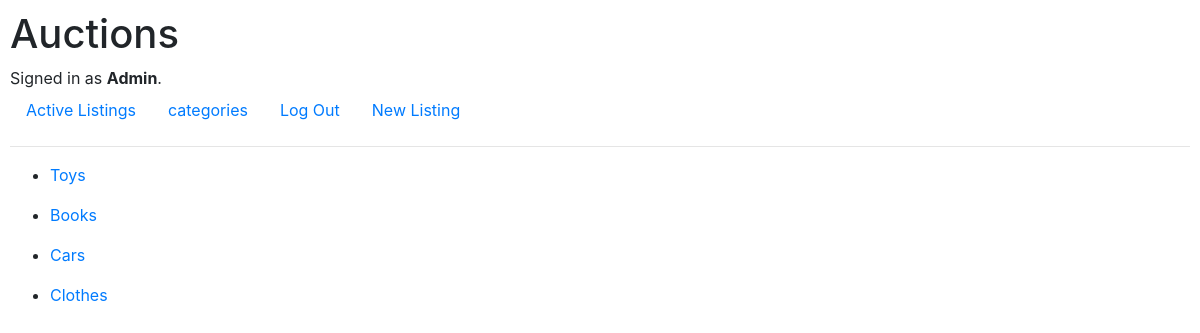
Page /categories (signed in) on the committed database.
### auctions/models.py (models this page shows)
class User(AbstractUser):
    pass

class category_list(models.Model):
    categories = models.CharField(max_length=128)

### auctions/views.py (the view)
# urls.py: path("categories", views.categories, name="categories"),
def categories(request):
    All_categories = category_list.objects.all()
    return render(request, "auctions/categories.html",{
        "categories":All_categories
    })

### auctions/templates/auctions/categories.html
{% extends "auctions/layout.html" %}
{% load static %}
{% block head %}
<head>
<link href="{% static 'auctions/index_styles.css' %}" rel="stylesheet">
</head>
{% endblock %}
{% block body %}
{% for category in categories %}
<ul>
    <li>
        <a href="{% url 'find_category' category.id %}">{{category.categories}}</a>
    </li>
</ul>
{%endfor%}
{% endblock %}

### auctions/templates/auctions/layout.html (shortened to what this page needs)
{% load static %}
<!DOCTYPE html>
<html lang="en">
    <head>
        <link rel="stylesheet" href="https://stackpath.bootstrapcdn.com/bootstrap/4.4.1/css/bootstrap.min.css">
        <link href="{% static 'auctions/styles.css' %}" rel="stylesheet">
        {% block head %} {% endblock %}
    </head>
    <body>
        <h1>Auctions</h1>
        <div>
            {% if user.is_authenticated %}
                Signed in as <strong>{{ user.username }}</strong>.
            {% else %}
                Not signed in.
            {% endif %}
        </div>
        <ul class="nav">
            <li class="nav-item">
                <a class="nav-link" href="{% url 'index' %}">Active Listings</a>
            </li>
            <li class="nav-item">
                <a class="nav-link" href="{% url 'categories' %}">categories</a>
            </li>
            {% if user.is_authenticated %}
                <li class="nav-item">
                    <a class="nav-link" href="{% url 'logout' %}">Log Out</a>
                </li>
                <li class="nav-item">
                    <a class="nav-link" href="{% url 'new_listing' %}">New Listing</a>
                </li>
            {% endif %}
        </ul>
        <hr>
        {% block body %}
        {% endblock %}
    </body>
</html>

### auctions/static/auctions/styles.css (style rules this page uses)
body { padding: 10px; }

### rows in the picture
User: username "Admin"
category_list: categories "Toys"
category_list: categories "Books"
category_list: categories "Cars"
category_list: categories "Clothes"
